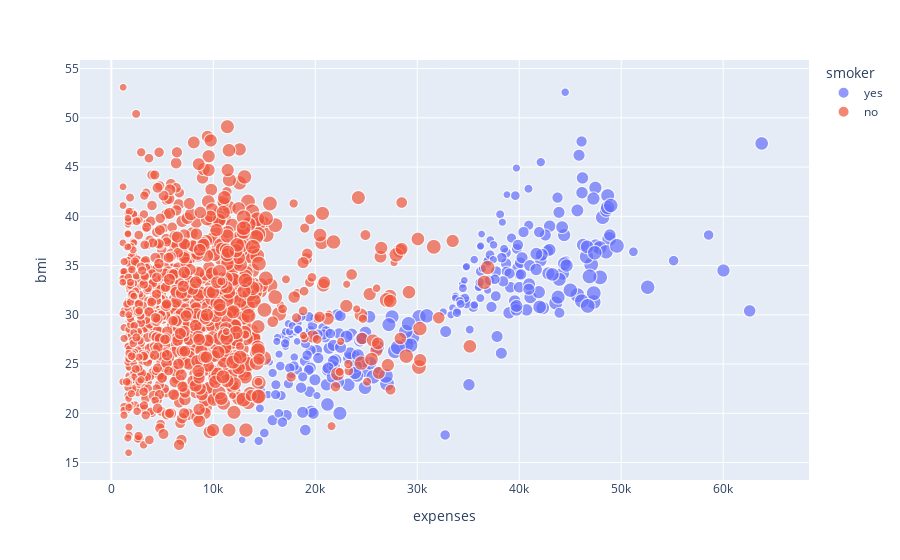

Notebook code for this chart:
### Markdown cell above
* We can clearly see that there is a increasing pattern for BMI as well.
* For smoker with less BMI: Expense is around 20k
* For Smokers with High BMI: Expense is around 50K
* For Non Smokers BMI is not a Huge Factor, The Expense range from 5k to 10k

### Code cell
# A Bubble Chart to Represent the relation of Expense with BMI, Age, smoking
# only for the North West Region
px.scatter(data,
                 x="expenses",
                 y="bmi",
                 size="age",
                 color="smoker",
           hover_name="expenses", size_max=15)

### Figure 1 — Plotly figure (JSON) as saved in the notebook; plotly's stock layout.template omitted (floating-point values rounded to 4 significant figures; data arrays with more than 128 entries replaced by an {"elided": "..."} marker saying what was removed)
{"data": [{"hovertemplate": "<b>%{hovertext}</b><br><br>smoker=yes<br>expenses=%{x}<br>bmi=%{y}<br>age=%{marker.size}<extra></extra>", "hovertext": {"elided": "274 float values"}, "legendgroup": "yes", "marker": {"color": "#636efa", "size": {"elided": "274 int values"}, "sizemode": "area", "sizeref": 0.2844, "symbol": "circle"}, "mode": "markers", "name": "yes", "showlegend": true, "type": "scattergl", "x": {"elided": "274 float values"}, "xaxis": "x", "y": {"elided": "274 float values"}, "yaxis": "y"}, {"hovertemplate": "<b>%{hovertext}</b><br><br>smoker=no<br>expenses=%{x}<br>bmi=%{y}<br>age=%{marker.size}<extra></extra>", "hovertext": {"elided": "1064 float values"}, "legendgroup": "no", "marker": {"color": "#EF553B", "size": {"elided": "1064 int values"}, "sizemode": "area", "sizeref": 0.2844, "symbol": "circle"}, "mode": "markers", "name": "no", "showlegend": true, "type": "scattergl", "x": {"elided": "1064 float values"}, "xaxis": "x", "y": {"elided": "1064 float values"}, "yaxis": "y"}], "layout": {"legend": {"itemsizing": "constant", "title": {"text": "smoker"}, "tracegroupgap": 0}, "margin": {"t": 60}, "xaxis": {"anchor": "y", "domain": [0, 1], "title": {"text": "expenses"}}, "yaxis": {"anchor": "x", "domain": [0, 1], "title": {"text": "bmi"}}}}
